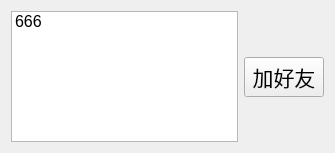
<?xml version="1.0" encoding="UTF-8"?>
<ui version="4.0">
 <class>Online</class>
 <widget class="QWidget" name="Online">
  <property name="geometry">
   <rect>
    <x>0</x>
    <y>0</y>
    <width>335</width>
    <height>153</height>
   </rect>
  </property>
  <property name="windowTitle">
   <string>Form</string>
  </property>
  <layout class="QVBoxLayout" name="verticalLayout_2">
   <item>
    <layout class="QHBoxLayout" name="horizontalLayout">
     <item>
      <widget class="QListWidget" name="Online_lw">
       <property name="font">
        <font>
         <pointsize>12</pointsize>
        </font>
       </property>
       <item>
        <property name="text">
         <string>666</string>
        </property>
       </item>
      </widget>
     </item>
     <item>
      <layout class="QVBoxLayout" name="verticalLayout">
       <item>
        <spacer name="verticalSpacer">
         <property name="orientation">
          <enum>Qt::Vertical</enum>
         </property>
         <property name="sizeHint" stdset="0">
          <size>
           <width>20</width>
           <height>40</height>
          </size>
         </property>
        </spacer>
       </item>
       <item>
        <widget class="QPushButton" name="addFriend_pb">
         <property name="font">
          <font>
           <pointsize>16</pointsize>
          </font>
         </property>
         <property name="text">
          <string>加好友</string>
         </property>
        </widget>
       </item>
       <item>
        <spacer name="verticalSpacer_2">
         <property name="orientation">
          <enum>Qt::Vertical</enum>
         </property>
         <property name="sizeHint" stdset="0">
          <size>
           <width>20</width>
           <height>40</height>
          </size>
         </property>
        </spacer>
       </item>
      </layout>
     </item>
    </layout>
   </item>
  </layout>
 </widget>
 <resources/>
 <connections/>
</ui>
